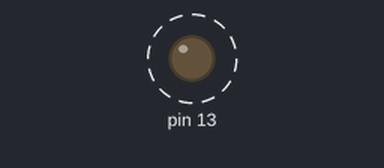
A sketch run on a simulated Arduino Uno, built with avr-gcc and run on an emulated ATmega328P. On the bench: output pins drawn as LEDs (lit = HIGH). Dashed ring = blinking.

Above: at 0.15 s.
Timing chart, 0 to 3.0 s (numbered marks = the images above):
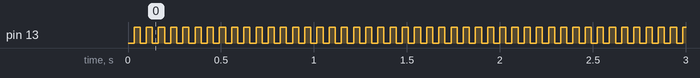

Measured:
- by itself, pin 13: alternates HIGH for 0.03 s and LOW for 0.03 s

The sketch:

13-1.ino
```cpp
// (licence header left out)
asm (
  ".global __vector_13  \n\t"
  "__vector_13:         \n\t"

  "push r16             \n\t"
  "push r17             \n\t"
  "in   r16, __SREG__   \n\t"
  "push r16             \n\t"

  "ldi  r16, 0b00100000 \n\t"
  "in   r17, 0x05       \n\t"
  "eor  r16, r17        \n\t"
  "out  0x05, r16       \n\t"

  "pop  r16             \n\t"
  "out  __SREG__, r16   \n\t"
  "pop  r17             \n\t"
  "pop  r16             \n\t"

  "reti                 \n\t"
);

void setup() {
  asm (
    "ldi r16, 0b00100000     \n\t"
    "out 0x04, r16           \n\t"

    "ldi xl, 0x80            \n\t"
    "ldi xh, 0x00            \n\t"

    "st  x+, __zero_reg__    \n\t"
    "ldi r16, 2              \n\t"
    "st  x+, r16             \n\t"
    "st  x, __zero_reg__     \n\t"

    "ldi xl, 0x6f            \n\t"
    "ldi xh, 0x00            \n\t"
    "ldi r16, 1              \n\t"
    "st  x, r16              \n\t"
    : : : "r16"
  );
}

void loop() {
}
```
